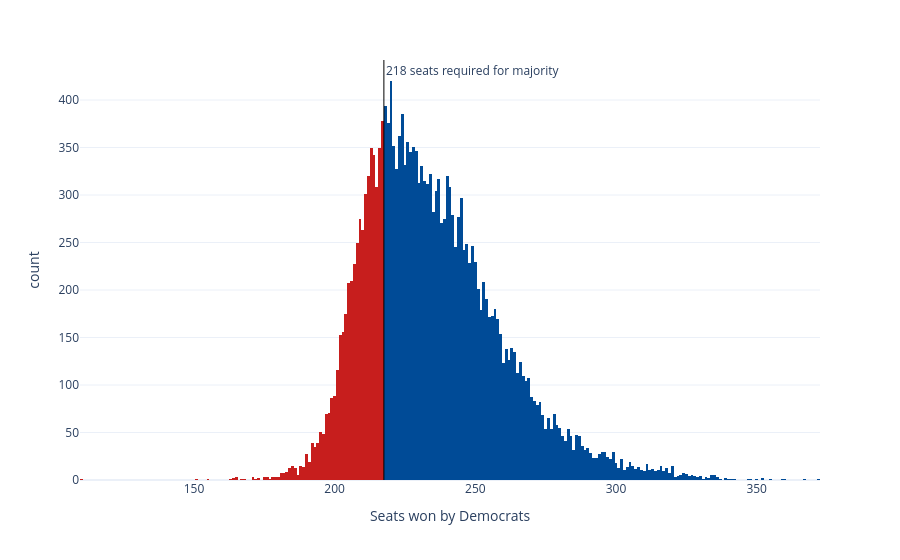

This figure's notebook cell:
### Code cell
sims_hist = px.histogram(seat_sims, x='seats', nbins=np.unique(seat_sims['seats']).shape[0]*2, color='winner',
                         color_discrete_map={'Democrats': '#004b97', 'Republicans': '#c71e1d'},
                         labels={'seats':'Seats won by Democrats', 'winner': 'Winner'}, template='plotly_white')
sims_hist.update_traces(showlegend=False)
sims_hist.add_vline(x=217.5, line_width=1, line_color='black', annotation_text='218 seats required for majority', 
                    annotation_position='top right')
sims_hist

### Figure 1 — Plotly figure (JSON) as saved in the notebook; plotly's stock layout.template omitted (floating-point values rounded to 4 significant figures; data arrays with more than 128 entries replaced by an {"elided": "..."} marker saying what was removed)
{"data": [{"bingroup": "x", "hovertemplate": "Winner=Democrats<br>Seats won by Democrats=%{x}<br>count=%{y}<extra></extra>", "legendgroup": "Democrats", "marker": {"color": "#004b97", "pattern": {"shape": ""}}, "name": "Democrats", "nbinsx": 374, "orientation": "v", "showlegend": false, "type": "histogram", "x": {"elided": "14918 int values"}, "xaxis": "x", "yaxis": "y"}, {"bingroup": "x", "hovertemplate": "Winner=Republicans<br>Seats won by Democrats=%{x}<br>count=%{y}<extra></extra>", "legendgroup": "Republicans", "marker": {"color": "#c71e1d", "pattern": {"shape": ""}}, "name": "Republicans", "nbinsx": 374, "orientation": "v", "showlegend": false, "type": "histogram", "x": {"elided": "5082 int values"}, "xaxis": "x", "yaxis": "y"}], "layout": {"annotations": [{"showarrow": false, "text": "218 seats required for majority", "x": 217.5, "xanchor": "left", "xref": "x", "y": 1, "yanchor": "top", "yref": "y domain"}], "barmode": "relative", "legend": {"title": {"text": "Winner"}, "tracegroupgap": 0}, "margin": {"t": 60}, "shapes": [{"line": {"color": "black", "width": 1}, "type": "line", "x0": 217.5, "x1": 217.5, "xref": "x", "y0": 0, "y1": 1, "yref": "y domain"}], "xaxis": {"anchor": "y", "domain": [0, 1], "title": {"text": "Seats won by Democrats"}}, "yaxis": {"anchor": "x", "domain": [0, 1], "title": {"text": "count"}}}}
